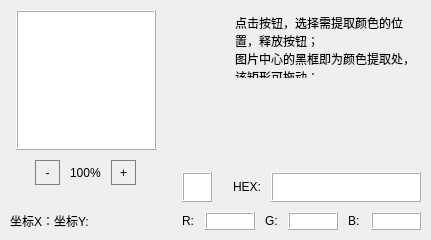
<?xml version="1.0" encoding="UTF-8"?>
<ui version="4.0">
 <class>ColorPicker</class>
 <widget class="QWidget" name="ColorPicker">
  <property name="geometry">
   <rect>
    <x>0</x>
    <y>0</y>
    <width>431</width>
    <height>240</height>
   </rect>
  </property>
  <property name="windowTitle">
   <string>Form</string>
  </property>
  <property name="styleSheet">
   <string notr="true">QLabel
{
	font: 10pt &quot;微软雅黑&quot;;
}
QLabel#label,#label_hexColor,#label_redColor,#label_greenColor,#label_blueColor,#label_color
{
	background-color: rgb(255, 255, 255);
	font: 9pt &quot;微软雅黑&quot;;
}
QPushButton#pushButton
{
	max-width: 24px;
	max-height: 24px;
	font: 10pt &quot;微软雅黑&quot;;
	border:none;
}
QToolButton#toolButton_big,#toolButton_small
{
	width: 20px;
	height: 20px;
	background-color: transparent;
	font: 10pt &quot;微软雅黑&quot;;
	border: 1px solid gray;
}
QPlainTextEdit#text_msg
{
	font: 10pt &quot;微软雅黑&quot;;
	background-color: transparent;
}</string>
  </property>
  <layout class="QHBoxLayout" name="horizontalLayout_2">
   <property name="spacing">
    <number>0</number>
   </property>
   <property name="leftMargin">
    <number>0</number>
   </property>
   <property name="topMargin">
    <number>0</number>
   </property>
   <property name="rightMargin">
    <number>0</number>
   </property>
   <property name="bottomMargin">
    <number>0</number>
   </property>
   <item>
    <layout class="QVBoxLayout" name="verticalLayout_picture">
     <property name="spacing">
      <number>10</number>
     </property>
     <property name="leftMargin">
      <number>10</number>
     </property>
     <property name="topMargin">
      <number>10</number>
     </property>
     <property name="rightMargin">
      <number>10</number>
     </property>
     <property name="bottomMargin">
      <number>10</number>
     </property>
     <item>
      <layout class="QHBoxLayout" name="horizontalLayout_pic">
       <property name="spacing">
        <number>0</number>
       </property>
       <property name="leftMargin">
        <number>0</number>
       </property>
       <item>
        <widget class="QLabel" name="label">
         <property name="minimumSize">
          <size>
           <width>140</width>
           <height>140</height>
          </size>
         </property>
         <property name="maximumSize">
          <size>
           <width>140</width>
           <height>140</height>
          </size>
         </property>
         <property name="frameShape">
          <enum>QFrame::Box</enum>
         </property>
         <property name="frameShadow">
          <enum>QFrame::Raised</enum>
         </property>
         <property name="text">
          <string/>
         </property>
         <property name="alignment">
          <set>Qt::AlignCenter</set>
         </property>
        </widget>
       </item>
      </layout>
     </item>
     <item>
      <widget class="QWidget" name="widget_scale" native="true">
       <layout class="QHBoxLayout" name="horizontalLayout_7">
        <property name="spacing">
         <number>10</number>
        </property>
        <property name="leftMargin">
         <number>0</number>
        </property>
        <property name="topMargin">
         <number>0</number>
        </property>
        <property name="rightMargin">
         <number>0</number>
        </property>
        <property name="bottomMargin">
         <number>0</number>
        </property>
        <item>
         <spacer name="horizontalSpacer">
          <property name="orientation">
           <enum>Qt::Horizontal</enum>
          </property>
          <property name="sizeHint" stdset="0">
           <size>
            <width>40</width>
            <height>20</height>
           </size>
          </property>
         </spacer>
        </item>
        <item>
         <widget class="QToolButton" name="toolButton_small">
          <property name="cursor">
           <cursorShape>PointingHandCursor</cursorShape>
          </property>
          <property name="text">
           <string>-</string>
          </property>
         </widget>
        </item>
        <item>
         <widget class="QLabel" name="label_ratio">
          <property name="text">
           <string>100%</string>
          </property>
         </widget>
        </item>
        <item>
         <widget class="QToolButton" name="toolButton_big">
          <property name="cursor">
           <cursorShape>PointingHandCursor</cursorShape>
          </property>
          <property name="text">
           <string>+</string>
          </property>
         </widget>
        </item>
        <item>
         <spacer name="horizontalSpacer_2">
          <property name="orientation">
           <enum>Qt::Horizontal</enum>
          </property>
          <property name="sizeHint" stdset="0">
           <size>
            <width>40</width>
            <height>20</height>
           </size>
          </property>
         </spacer>
        </item>
       </layout>
      </widget>
     </item>
     <item>
      <spacer name="verticalSpacer_2">
       <property name="orientation">
        <enum>Qt::Vertical</enum>
       </property>
       <property name="sizeHint" stdset="0">
        <size>
         <width>20</width>
         <height>40</height>
        </size>
       </property>
      </spacer>
     </item>
     <item>
      <widget class="QWidget" name="widget_pos" native="true">
       <layout class="QHBoxLayout" name="horizontalLayout">
        <property name="spacing">
         <number>0</number>
        </property>
        <property name="leftMargin">
         <number>0</number>
        </property>
        <property name="topMargin">
         <number>0</number>
        </property>
        <property name="rightMargin">
         <number>0</number>
        </property>
        <property name="bottomMargin">
         <number>0</number>
        </property>
        <item>
         <widget class="QLabel" name="label_pos">
          <property name="text">
           <string>坐标X：坐标Y:</string>
          </property>
         </widget>
        </item>
       </layout>
      </widget>
     </item>
    </layout>
   </item>
   <item>
    <layout class="QVBoxLayout" name="verticalLayout_data">
     <property name="spacing">
      <number>10</number>
     </property>
     <property name="leftMargin">
      <number>10</number>
     </property>
     <property name="topMargin">
      <number>10</number>
     </property>
     <property name="rightMargin">
      <number>10</number>
     </property>
     <property name="bottomMargin">
      <number>10</number>
     </property>
     <item>
      <layout class="QHBoxLayout" name="horizontalLayout_select">
       <property name="spacing">
        <number>20</number>
       </property>
       <property name="leftMargin">
        <number>5</number>
       </property>
       <item>
        <widget class="QPushButton" name="pushButton">
         <property name="minimumSize">
          <size>
           <width>0</width>
           <height>0</height>
          </size>
         </property>
         <property name="maximumSize">
          <size>
           <width>24</width>
           <height>24</height>
          </size>
         </property>
         <property name="cursor">
          <cursorShape>PointingHandCursor</cursorShape>
         </property>
         <property name="styleSheet">
          <string notr="true">border-image: url(:/resource/select.png);</string>
         </property>
         <property name="text">
          <string/>
         </property>
        </widget>
       </item>
       <item>
        <widget class="QPlainTextEdit" name="text_msg">
         <property name="sizePolicy">
          <sizepolicy hsizetype="Minimum" vsizetype="Minimum">
           <horstretch>0</horstretch>
           <verstretch>0</verstretch>
          </sizepolicy>
         </property>
         <property name="layoutDirection">
          <enum>Qt::LeftToRight</enum>
         </property>
         <property name="frameShape">
          <enum>QFrame::NoFrame</enum>
         </property>
         <property name="frameShadow">
          <enum>QFrame::Plain</enum>
         </property>
         <property name="verticalScrollBarPolicy">
          <enum>Qt::ScrollBarAlwaysOff</enum>
         </property>
         <property name="horizontalScrollBarPolicy">
          <enum>Qt::ScrollBarAlwaysOff</enum>
         </property>
         <property name="sizeAdjustPolicy">
          <enum>QAbstractScrollArea::AdjustToContents</enum>
         </property>
         <property name="readOnly">
          <bool>true</bool>
         </property>
         <property name="plainText">
          <string>点击按钮，选择需提取颜色的位置，释放按钮；
图片中心的黑框即为颜色提取处，该矩形可拖动；</string>
         </property>
        </widget>
       </item>
      </layout>
     </item>
     <item>
      <spacer name="verticalSpacer">
       <property name="orientation">
        <enum>Qt::Vertical</enum>
       </property>
       <property name="sizeHint" stdset="0">
        <size>
         <width>20</width>
         <height>40</height>
        </size>
       </property>
      </spacer>
     </item>
     <item>
      <layout class="QHBoxLayout" name="horizontalLayout_hex">
       <property name="spacing">
        <number>10</number>
       </property>
       <item>
        <widget class="QLabel" name="label_color">
         <property name="minimumSize">
          <size>
           <width>30</width>
           <height>30</height>
          </size>
         </property>
         <property name="maximumSize">
          <size>
           <width>30</width>
           <height>30</height>
          </size>
         </property>
         <property name="frameShape">
          <enum>QFrame::Box</enum>
         </property>
         <property name="frameShadow">
          <enum>QFrame::Raised</enum>
         </property>
         <property name="text">
          <string/>
         </property>
        </widget>
       </item>
       <item>
        <spacer name="horizontalSpacer_3">
         <property name="orientation">
          <enum>Qt::Horizontal</enum>
         </property>
         <property name="sizeHint" stdset="0">
          <size>
           <width>40</width>
           <height>20</height>
          </size>
         </property>
        </spacer>
       </item>
       <item>
        <widget class="QLabel" name="label_hex">
         <property name="text">
          <string>HEX:</string>
         </property>
        </widget>
       </item>
       <item>
        <widget class="QLabel" name="label_hexColor">
         <property name="sizePolicy">
          <sizepolicy hsizetype="Preferred" vsizetype="Preferred">
           <horstretch>0</horstretch>
           <verstretch>0</verstretch>
          </sizepolicy>
         </property>
         <property name="minimumSize">
          <size>
           <width>150</width>
           <height>0</height>
          </size>
         </property>
         <property name="frameShape">
          <enum>QFrame::Box</enum>
         </property>
         <property name="frameShadow">
          <enum>QFrame::Raised</enum>
         </property>
         <property name="text">
          <string/>
         </property>
        </widget>
       </item>
      </layout>
     </item>
     <item>
      <layout class="QHBoxLayout" name="horizontalLayout_rgb">
       <property name="spacing">
        <number>10</number>
       </property>
       <item>
        <widget class="QLabel" name="label_red">
         <property name="text">
          <string>R:</string>
         </property>
        </widget>
       </item>
       <item>
        <widget class="QLabel" name="label_redColor">
         <property name="minimumSize">
          <size>
           <width>50</width>
           <height>0</height>
          </size>
         </property>
         <property name="frameShape">
          <enum>QFrame::Box</enum>
         </property>
         <property name="frameShadow">
          <enum>QFrame::Raised</enum>
         </property>
         <property name="text">
          <string/>
         </property>
        </widget>
       </item>
       <item>
        <widget class="QLabel" name="label_green">
         <property name="text">
          <string>G:</string>
         </property>
        </widget>
       </item>
       <item>
        <widget class="QLabel" name="label_greenColor">
         <property name="minimumSize">
          <size>
           <width>50</width>
           <height>0</height>
          </size>
         </property>
         <property name="frameShape">
          <enum>QFrame::Box</enum>
         </property>
         <property name="frameShadow">
          <enum>QFrame::Raised</enum>
         </property>
         <property name="text">
          <string/>
         </property>
        </widget>
       </item>
       <item>
        <widget class="QLabel" name="label_blue">
         <property name="text">
          <string>B:</string>
         </property>
        </widget>
       </item>
       <item>
        <widget class="QLabel" name="label_blueColor">
         <property name="minimumSize">
          <size>
           <width>50</width>
           <height>0</height>
          </size>
         </property>
         <property name="frameShape">
          <enum>QFrame::Box</enum>
         </property>
         <property name="frameShadow">
          <enum>QFrame::Raised</enum>
         </property>
         <property name="text">
          <string/>
         </property>
        </widget>
       </item>
      </layout>
     </item>
    </layout>
   </item>
  </layout>
 </widget>
 <resources/>
 <connections/>
</ui>
